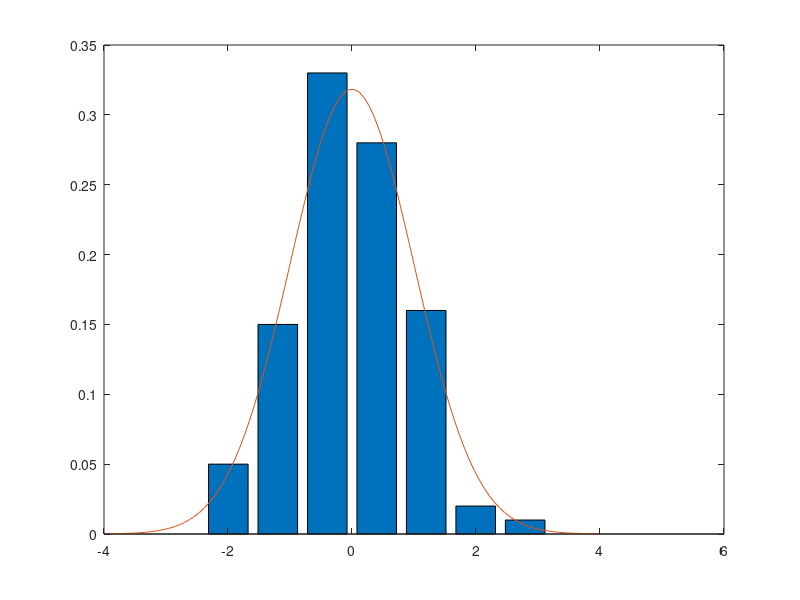

This figure's MATLAB source:
% This function is written to generate a random number for any given analytical function
% it can draw n=number random number which follows the PDF of @myfun, range from xmin to xmax.
% notice that the function @myfun is arbitrary over a constant. It doens't necessarily normalised.
% Yiming Hu, Feb, 2013
 function [random_vector] = rand_generator(myfun,xmin,xmax,number,mode_switch)

% fun is the analytical expression of the function
% xmin is the lower boundary of the generator
% xmax is the upper boundary of the generator
% number is the needed sample numbers for this generation.

if nargin <= 3
	disp(['need to specify some inputs!'])
 	disp(['function [random_vector] = rand_generator(fun,xmin,xmax,number)'])
	disp([' fun is the analytical expression of the functiondisp'])
	disp([' xmin is the lower boundary of the generatordisp'])
	disp([' xmax is the upper boundary of the generatordisp'])
	disp([' number is the needed sample numbers for this generation.'])
	%disp([' nbin is the number for how many bins you want for histogram.'])
	disp(['==================================================='])
	disp(['Here gives a Gaussian distribution as an example'])
	myfun = @(x)exp(-1/2*x.^2);
	xmin = -5;
	xmax = 5;
	number = 100;
	mode_switch = 'fast';
else if nargin == 4
       mode_switch = 'fast';	
       end
end

if (~strcmp(mode_switch,'fast') && ~strcmp(mode_switch,'slow'))
	disp('Error! the final argument should be either ''slow'' or ''fast''')
	return
end

nbin = 10;

if (strcmp(mode_switch,'fast'))
	sample_number = min(max(number,100),1000);
	% to make sure that the x-axis is dense enough
	method = 'linear';
else 
	sample_number = min(max(10,number),min((xmax-xmin)*10,10000));
	method = 'spline';
end
x = linspace(xmin,xmax,sample_number);

mypdf = myfun(x);

if (find(mypdf<0))
	% which means that for some x, there are some negative pdf(x) value, this means the input file is not a probability function.
	disp(sprintf('ERROR!!!!! \nThe input function is not a probability function!\nIt contains negative value!'));
	return;
end
Normalisation = sum(mypdf);
pdfNormalise=Normalisation*(x(2)-x(1));

mycdf = cumsum(mypdf)/Normalisation;
%cumulative add up the probalibity distribution funtion.

tail = length(mycdf);
head = 1;
flag_t = 0;
flag_h = 0;
while ((mycdf(tail)-mycdf(tail-10)) < 1e-4)
	tail = tail-10;
	flag_t = 1;
end

while(mycdf(head+10)-mycdf(head) < 1e-4)
	head = head+10;
	flag_h = 1;
end

if(flag_t) 
	xmax = x(tail);
	disp(['xmax has been rescaled to ' num2str(xmax)]);
	mycdf(tail+1:length(mycdf)) = [];
	mypdf(tail+1:length(mypdf)) = [];
	x(tail+1:length(x)) = [];
end

if(flag_h) 
	xmin = x(head);
	disp(['xmin has been rescaled to ' num2str(xmin)]);
	mycdf(1:head) = [];
	mypdf(1:head) = [];
	x(1:head) = [];
end

if(flag_t || flag_h)
	mycdf = mycdf/(mycdf(length(mycdf))-mycdf(1));
end

x = linspace(xmin,xmax,sample_number);
mypdf = myfun(x);
Normalisation = sum(mypdf);
pdfNormalise=Normalisation*(x(2)-x(1));
mycdf = cumsum(mypdf)/Normalisation;
	
x_step = ((xmax-xmin)/nbin);
% use interpolation to get the corresponding value for a uniform random number
	
%end

onepercent = floor(number/100);

%random_vector = x;
%save data.mat
%return 

for i=1:number
	xi = rand;
	random_vector(i)= interp1(mycdf,x,xi,method);
	if (~mod(i,onepercent))
		fprintf('=');
	end
end
fprintf('\n');
[n,xout]=hist(random_vector,xmin+x_step/2:x_step:xmax+x_step/2);
bar(xout,n/number),hold on
plot(x,mypdf/pdfNormalise*(xmax-xmin)/nbin),hold off

return
